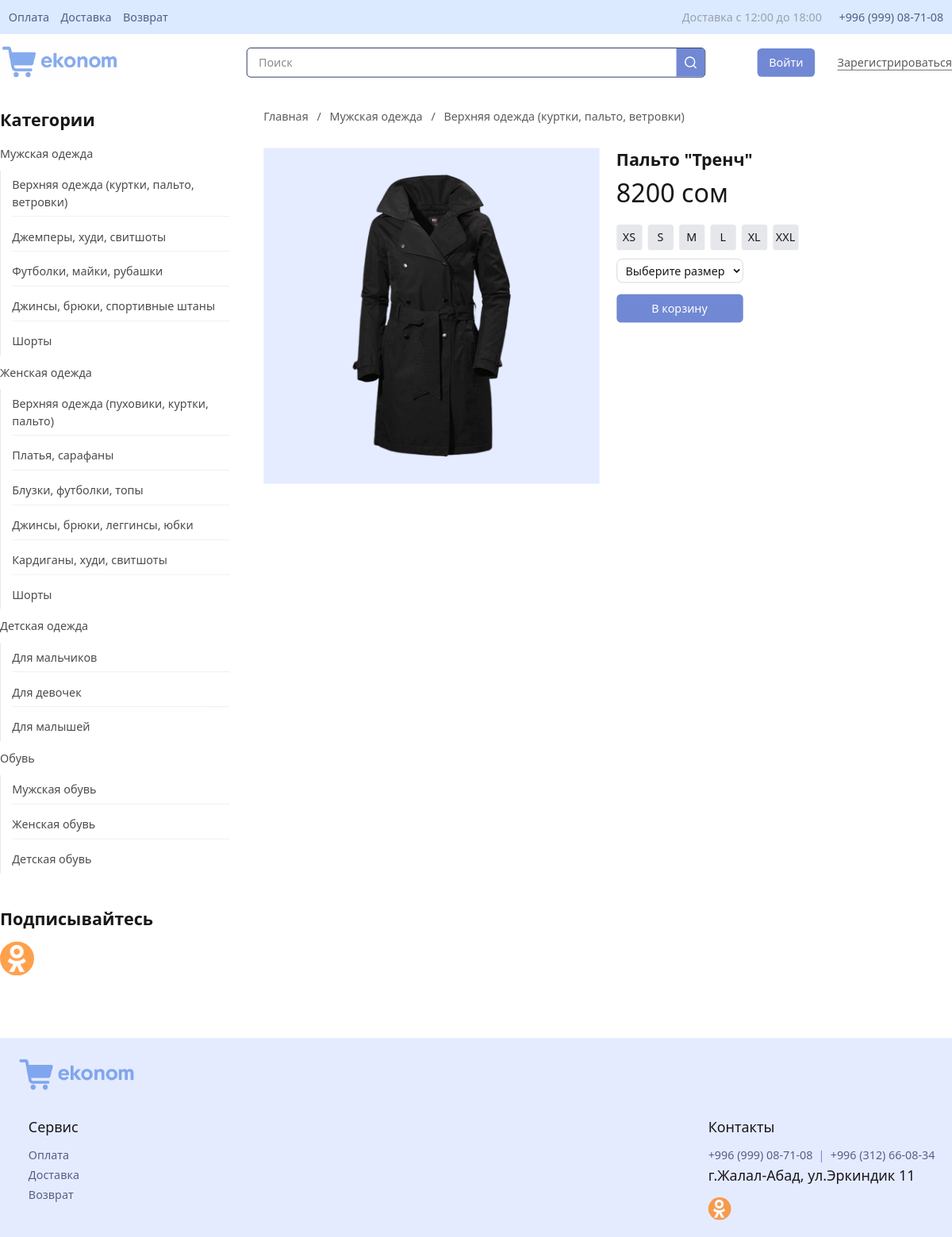
The page /product/palto-trench/ on the database its author committed.
### theme/models.py (models this page shows, shortened)
class SiteSettings(models.Model):
    company_name = models.CharField("Название компании", max_length=255)
    working_hours_start = models.TimeField("Начало работы")
    working_hours_end = models.TimeField("Конец работы")
    phone_number = models.CharField("Номер телефона (1)", max_length=255)
    phone_number2 = models.CharField("Номер телефона (2)", max_length=255)
    address = models.CharField("Адрес", max_length=255)
    logo = models.ImageField(upload_to='logos/')
    bg_transparent_logo = models.ImageField(upload_to='logos/', default="...")
    class Meta:
        verbose_name = "Настройки сайта"
        verbose_name_plural = "Настройки сайта"

class SocialLink(models.Model):
    settings = models.ForeignKey(SiteSettings, on_delete=models.CASCADE, verbose_name="Настройки")
    logo = models.ImageField(upload_to='social_logos/')
    name = models.CharField("Название", max_length=255)
    link = models.CharField("Ссылка", max_length=1000)
    class Meta:
        verbose_name = "Социальные сети"
        verbose_name_plural = "Социальные сети"

### catalog/models.py (models this page shows, shortened)
class AutoSlugMixin(models.Model):
    slug_source_field = 'name'
    slug_field_name = 'slug'
    class Meta:
        abstract = True  # чтобы Django не создавала таблицу

class ProductCategory(AutoSlugMixin):
    name = models.CharField("Название", max_length=100)
    image = models.ImageField(upload_to="product_category_images/", null=True, blank=True)
    slug = models.SlugField(unique=True, blank=True)
    parent = models.ForeignKey(
        "self",
        on_delete=models.CASCADE,
        null=True,
        blank=True,
        related_name="children",
        verbose_name="Родительская категория"
    )
    class Meta:
        verbose_name = "Категория"
        verbose_name_plural = "Категории"

class Product(AutoSlugMixin):
    category = models.ForeignKey(
        ProductCategory,
        verbose_name="Категория",
        on_delete=models.CASCADE,
        related_name="categories"
    )
    name = models.CharField("Название", max_length=255)
    slug = models.SlugField(unique=True, blank=True)
    sizes = models.ManyToManyField(ProductSize, verbose_name="Доступные размеры", blank=True)
    price = models.DecimalField("Цена", max_digits=10, decimal_places=2)
    image = models.ImageField(upload_to="product_images/")
    thumbnail = models.ImageField(upload_to="product_images/thumbnails/", blank=True, null=True)
    views = models.PositiveIntegerField("Просмотры", default=0)
    def get_discount(self):
        from django.utils import timezone
        now = timezone.now()
        discounts = Discount.objects.filter(
            is_active=True,
            start_date__lte=now
        ).filter(
            models.Q(end_date__gte=now) | models.Q(end_date__isnull=True)
        ).filter(
            models.Q(products=self) |
            models.Q(categories=self.category)
        ).order_by('-percentage')
        return discounts.first()
    class Meta:
        ordering = ["-views"]
        verbose_name = "Товар"
        verbose_name_plural = "Товары"

class ProductSize(models.Model):
    SIZE_CHOICES = [
        ('XS', 'XS'),
        ('S', 'S'),
        ('M', 'M'),
        ('L', 'L'),
        ('XL', 'XL'),
        ('XXL', 'XXL'),
    ]
    name = models.CharField("Размер", max_length=5, choices=SIZE_CHOICES, unique=True)
    class Meta:
        verbose_name = "Размер"
        verbose_name_plural = "Размеры"

### theme/views.py (the view)
# urls.py: path("product/<slug:product_slug>/", views.product_detail_page, name=URLNames.PRODUCT_DETAIL_PAGE),
def product_detail_page(request, product_slug):
    product = get_object_or_404(catalog_models.Product, slug=product_slug)
    catalog_models.Product.objects.all().filter(slug=product_slug).update(views=F("views") + 1)
    context = { 'product': product }
    return render(request, 'product_detail.html', context)

### theme/templates/product_detail.html (shortened to what this page needs)
{% extends 'base.html' %}
{% load static %}
{% block content %}
<div class="w-3/4 h-full gap-8 flex flex-col">
    <div class="flex gap-3">
        <a href="{% url URLNames.MAIN_PAGE %}">Главная</a>
        <span class="opacity-70">/</span>
        {% if product.category.parent %}
            <a href="{% url URLNames.CATALOG_PAGE product.category.parent.slug %}">{{ product.category.parent.name }}</a>
            <span class="opacity-70">/</span>
        {% endif %}
        <a href="{% url URLNames.CATALOG_PAGE product.category.slug %}">{{ product.category.name }}</a>
    </div>
    <div class="flex gap-6 relative">
        <div class="w-1/2 overflow-hidden flex justify-center items-center">
            <img class="w-full" src="{{ product.image.url }}" alt="">
        </div>
        <div class="w-1/2 flex items-start flex-col">
            <h1 class="title mb-3">{{ product.name }}</h1>
            {% if product.get_discount %}
            <div class="absolute -left-4 -top-4 bg-[#7188d4] size-15 text-xl rounded-full flex justify-center items-center font-bold text-white">
                {{ product.get_discount.percentage|floatformat:0 }}%
            </div>
            <div class="mt-1 flex gap-3 mb-6">
                <p class="line-through text-xl text-gray-500">{{ product.price|floatformat:0 }} сом</p>
                <p class="font-bold text-4xl text-leader">{{ product.get_final_price|floatformat:0 }} сом</p>
            </div>
            {% else %}
            <div class="font-medium text-4xl mb-6">
                {{ product.price|floatformat:0 }} сом
            </div>
            {% endif %}
            {% if product.sizes.all %}
            <div class="flex gap-2">
                {% for size in product.sizes.all %}
                <div class="size-9 bg-gray-200 rounded-sm flex justify-center items-center font-medium">
                    {{ size.name }}
                </div>
                {% endfor %}
            </div>
            {% endif %}
            <div class="flex">
                <form action="{% url URLNames.ACTION_ADD_TO_CART product.slug %}" method="POST" class="flex flex-col">
                    {% if product.sizes.all %}
                        <div class="mt-3 transition-all duration-300">
                            <select name="size_id" id="size-{{ product.id }}" required class="border border-gray-300 rounded-lg px-2 py-1 mb-2 w-full">
                                <option value="" disabled selected>Выберите размер</option>
                            </select>
                        </div>
                    {% endif %}
                    <button type="submit" class="i-button cursor-pointer transition-all duration-300 mt-2 bg-[#7188d4] text-white px-4 py-2 rounded-lg">
                        В корзину
                    </button>
                </form>
            </div>
        </div>
    </div>
</div>
{% endblock %}

### theme/templates/base.html (shortened to what this page needs)
{% load static tailwind_tags %}
<!DOCTYPE html>
<html lang="en" data-theme="light">
<head>
    <link
        rel="stylesheet"
        href="https://cdn.jsdelivr.net/npm/swiper@11/swiper-bundle.min.css"
    />
    {% tailwind_css %}
</head>
<body>
    <div id="app">
        {% include 'components/_topbar.html' %}
        {% include 'components/_header.html' %}
        <div class="w-full">
            <div class="i-container flex gap-12">
                {% include 'components/_leftbar.html' %}
                {% block content %}{% endblock %}
            </div>
        </div>
        <div class="bg-[#e5ebff] mt-16 p-6">
            <div class="flex flex-col mb-8">
                <a href="{% url URLNames.MAIN_PAGE %}" class="w-1/4 flex justify-start">
                    <img
                        class="h-14"
                        src="{{ site_settings.bg_transparent_logo.url }}"
                        alt="Логотип"
                    >
                </a>
            </div>
            <div class="flex justify-between">
                <div class="flex flex-col pl-4 gap-3">
                    <p class="font-medium text-xl">Сервис</p>
                    <div class="flex flex-col gap-1">
                        <a href="" class="text-blue-950">
                            Оплата
                        </a>
                        <a href="" class="text-blue-950">
                            Доставка
                        </a>
                        <a href="" class="text-blue-950">
                            Возврат
                        </a>
                    </div>
                </div>
                <div class="flex flex-col pl-4 gap-3">
                    <p class="font-medium text-xl">Контакты</p>
                    <div class="flex flex-col gap-1">
                        <div class="flex gap-2">
                            <a href="tel:{{ site_settings.phone_number }}" class="text-blue-950">{{ site_settings.phone_number }}</a>
                            <span class="text-leader">|</span>
                            <a href="tel:{{ site_settings.phone_number2 }}" class="text-blue-950">{{ site_settings.phone_number2 }}</a>
                        </div>
                        <p class="mb-3 text-xl">{{ site_settings.address }}</p>
                        <div class="flex gap-6">
                            {% for socials_item in socials_list %}
                            <a href="{{ socials_item.link }}" class="image-container rounded-full size-8">
                                <img class="h-full max-w-none" src="{{ socials_item.logo.url }}" alt="">
                            </a>
                            {% endfor %}
                        </div>
                    </div>
                </div>
            </div>
        </div>
    </div>
</body>
</html>

### theme/templates/components/_topbar.html
<div class="w-full bg-blue-100">
    <div class="i-container p-3 flex justify-between">
        <div class="flex gap-4">
            <a href="" class="text-blue-950">
                Оплата
            </a>
            <a href="" class="text-blue-950">
                Доставка
            </a>
            <a href="" class="text-blue-950">
                Возврат
            </a>
        </div>
        <div class="flex gap-6">
            <p class="text-gray-400">
                Доставка с {{ site_settings.working_hours_start }} до {{ site_settings.working_hours_end }}
            </p>
            <a href="tel:{{ site_settings.phone_number }}" class="text-blue-950">{{ site_settings.phone_number }}</a>
        </div>
    </div>
</div>

### theme/templates/components/_header.html
{% load static %}
<div class="w-full">
    <div class="i-container py-3">
        <div class="flex items-center gap-6">
            <a href="{% url URLNames.MAIN_PAGE %}" class="w-1/4 flex justify-start">
                <img
                    class="h-14"
                    src="{{ site_settings.logo.url }}"
                    alt="Логотип"
                >
            </a>
            <div class="w-2/4">
                <div class="w-full border rounded-md border-blue-950 px-4 py-2 pr-12 flex relative overflow-hidden focus-within:border-[#7188d4] transition-colors">
                    <input
                        type="text"
                        placeholder="Поиск"
                        class="w-full focus:outline-0"
                    >
                    <div class="cursor-pointer bg-leader absolute bottom-0 right-0 h-full w-10 flex justify-center items-center">
                        <img
                            class="w-5"
                            src="{% static 'icons/ic_search.svg' %}"
                            alt=""
                        >
                    </div>
                </div>
            </div>
            <div class="w-1/4">
                <div class="flex gap-8 justify-end items-center">
                    {% if is_authenticated %}
                    <form method="post" action="{% url 'account_logout' %}" class="flex items-center gap-2">
                        {% csrf_token %}
                        <a href="" class="text-sm">
                            {{ user.email }}
                        </a>
                        <button type="submit" class="cursor-pointer">
                            <img class="size-4" src="{% static 'icons/ic_logout.svg' %}" alt="Выход из аккаунта">
                        </button>
                    </form>
                    <a href="{% url URLNames.CART_PAGE %}">
                        <div class="relative flex gap-4">
                            <img
                                class="size-[26px]"
                                src="{% static 'icons/ic_basket.svg' %}"
                                alt="Корзина"
                            >
                            {% if cart.count_items > 0 %}
                            <div class="absolute -top-2 left-4.5 rounded-full px-[8px] py-[3px] font-medium text-[9px] text-white bg-leader">
                                {{ cart.count_items }}
                            </div>
                            {% endif %}
                            <span class="text-leader font-medium">
                                {{ cart.total_price|floatformat:2 }} сом
                            </span>
                        </div>
                    </a>
                    {% else %}
                    <a href="{% url URLNames.ACCOUNT_LOGIN %}" class="i-button cursor-pointer">
                        Войти
                    </a>
                    <a href="{% url URLNames.ACCOUNT_SIGNUP %}" class="opacity-70 underline underline-offset-4 hover:decoration-transparent">
                        Зарегистрироваться
                    </a>
                    {% endif %}
                </div>
            </div>
        </div>
    </div>
</div>

### theme/templates/components/_leftbar.html
<div class="w-1/4 h-full flex flex-col gap-8 pb-6">
    <div class="flex flex-col mb-4">
        <h1 class="title mb-2">Категории</h1>
        <div class="flex flex-col">
            {% for category in categories_parent %}
            <a href="{% url URLNames.CATALOG_PAGE category.slug %}" class="link category">
                {{ category.name }}
            </a>
            <div class="flex flex-col pl-4 gap-2 cursor-pointer border-l border-gray-200">
                {% for subcategory in category.children.all %}
                <a href="{% url URLNames.CATALOG_PAGE subcategory.slug %}" class="link category-sm">{{ subcategory.name }}</a>
                {% endfor %}
            </div>
            {% empty %}
            <p class="text-leader opacity-50">Нет категорий</p>
            {% endfor %}
        </div>
    </div>
    <div class="flex flex-col gap-4">
        <h1 class="title">Подписывайтесь</h1>
        <div class="flex gap-6">
            {% for socials_item in socials_list %}
            <a href="{{ socials_item.link }}" class="image-container rounded-full size-12">
                <img class="h-full max-w-none" src="{{ socials_item.logo.url }}" alt="">
            </a>
            {% endfor %}
        </div>
    </div>
</div>

### theme/templates/base.html (style rules this page uses)
@media (max-width: 1330px) { body { overflow-x: hidden; } }
@media (max-width: 1330px) { #app { width: 1340px; transform-origin: top left; } }

### rows shown on the page
SiteSettings: working_hours_start "12:00", working_hours_end "18:00", phone_number "+996 (999) 08-71-08", logo (picture), bg_transparent_logo (picture), phone_number2 "+996 (312) 66-08-34", address "г.Жалал-Абад, ул.Эркиндик 11"
ProductCategory: name "Мужская одежда"
ProductCategory: name "Верхняя одежда (куртки, пальто, ветровки)"
ProductCategory: name "Джемперы, худи, свитшоты"
ProductCategory: name "Футболки, майки, рубашки"
ProductCategory: name "Джинсы, брюки, спортивные штаны"
ProductCategory: name "Шорты"
ProductCategory: name "Женская одежда"
ProductCategory: name "Верхняя одежда (пуховики, куртки, пальто)"
ProductCategory: name "Платья, сарафаны"
ProductCategory: name "Блузки, футболки, топы"
ProductCategory: name "Джинсы, брюки, леггинсы, юбки"
ProductCategory: name "Кардиганы, худи, свитшоты"
ProductCategory: name "Шорты"
ProductCategory: name "Детская одежда"
ProductCategory: name "Для мальчиков"
ProductCategory: name "Для девочек"
ProductCategory: name "Для малышей"
ProductCategory: name "Обувь"
ProductCategory: name "Мужская обувь"
ProductCategory: name "Женская обувь"
ProductCategory: name "Детская обувь"
SocialLink: logo (picture)
Product: category.parent.name "Мужская одежда", category.name "Верхняя одежда (куртки, пальто, ветровки)", image (picture), name "Пальто \"Тренч\"", price "8200"
ProductSize: name "XS"
ProductSize: name "S"
ProductSize: name "M"
ProductSize: name "L"
ProductSize: name "XL"
ProductSize: name "XXL"
